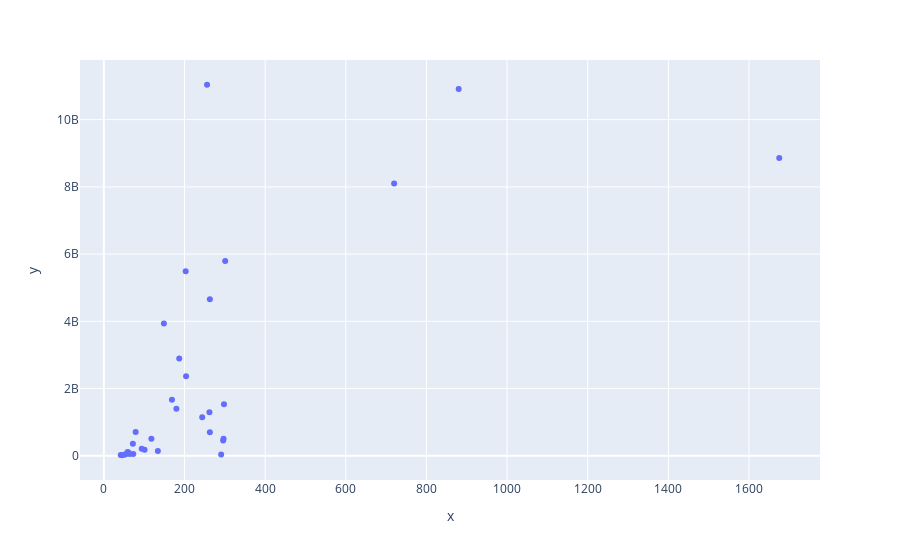

Source (notebook cell):
### Code cell
scat = px.scatter(x=df_merged.App_count, y=df_merged.Installs)
scat.show()

### Figure 1 — Plotly figure (JSON) as saved in the notebook; plotly's stock layout.template omitted (floating-point values rounded to 4 significant figures)
{"data": [{"hovertemplate": "x=%{x}<br>y=%{y}<extra></extra>", "legendgroup": "", "marker": {"color": "#636efa", "symbol": "circle"}, "mode": "markers", "name": "", "orientation": "v", "showlegend": false, "type": "scatter", "x": [59, 73, 42, 169, 263, 54, 256, 134, 101, 79, 45, 1675, 296, 94, 880, 244, 61, 64, 297, 118, 291, 204, 50, 298, 263, 301, 180, 203, 262, 720, 187, 149, 72], "xaxis": "x", "y": [113233100, 53129800, 26916200, 1665791655, 697018120, 44931100, 11038241530, 140912410, 176851000, 708660000, 15949410, 8859955490, 455249400, 211677750, 10912762717, 1144006220, 97072000, 52083000, 503611120, 503267560, 38252676, 2369110650, 31116110, 1532352930, 4658143130, 5793070180, 1400331540, 5487841475, 1296431465, 8100724500, 2894859300, 3931797200, 361096500], "yaxis": "y"}], "layout": {"legend": {"tracegroupgap": 0}, "margin": {"t": 60}, "xaxis": {"anchor": "y", "domain": [0, 1], "title": {"text": "x"}}, "yaxis": {"anchor": "x", "domain": [0, 1], "title": {"text": "y"}}}}
